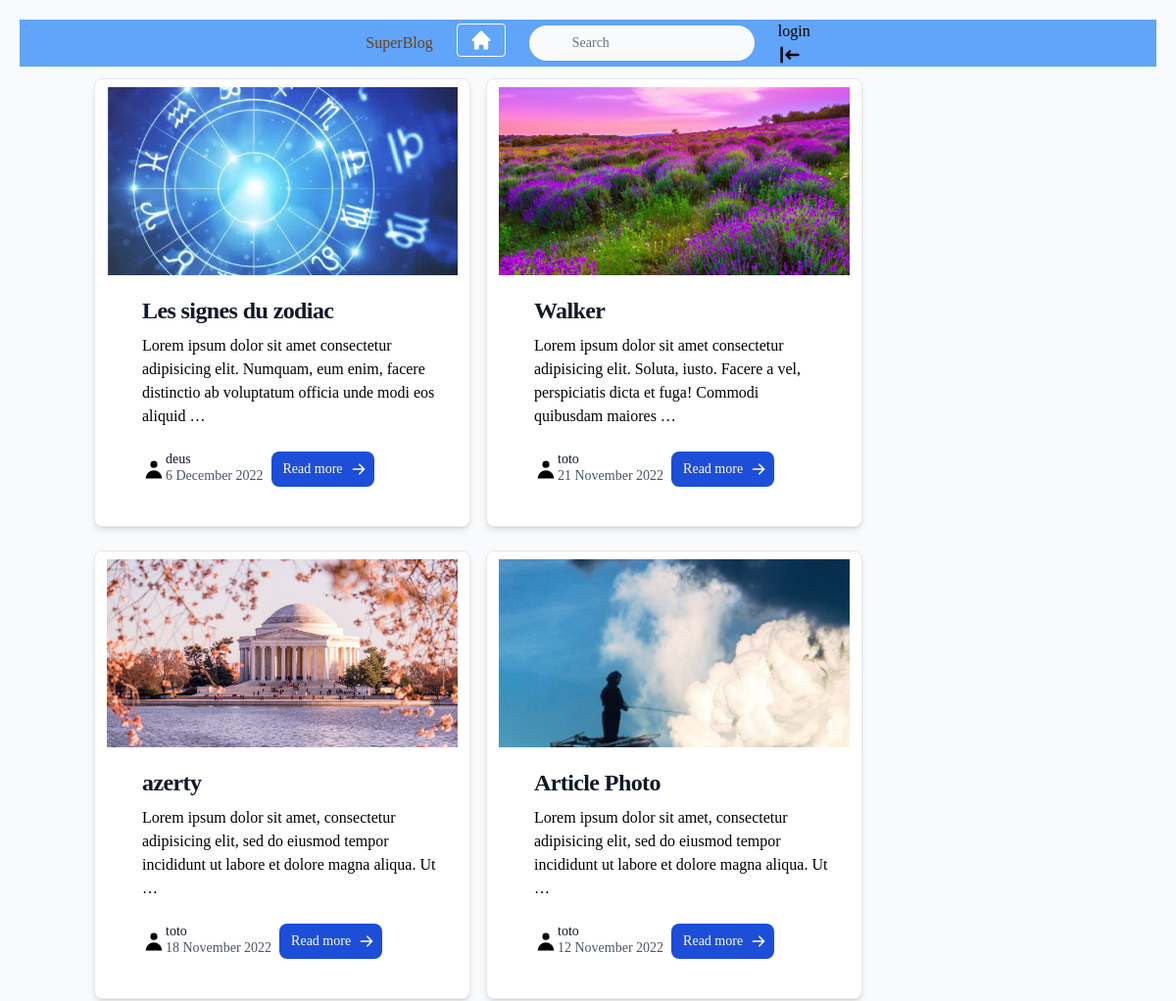
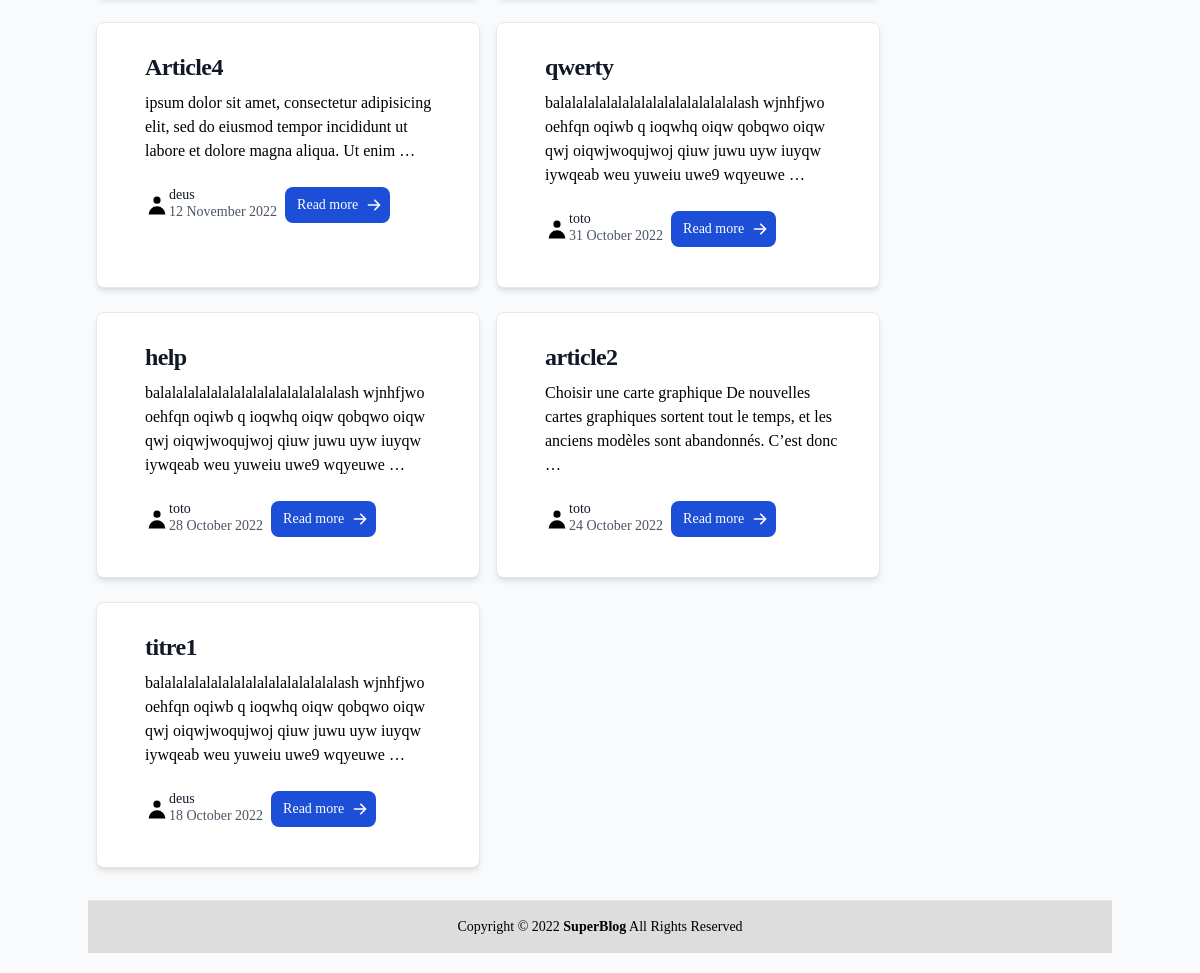
The app's page /search/ with its own data (2 pictures, top to bottom).
### blogs/models.py (models this page shows, shortened)
class Articles(models.Model):
	image = models.ImageField(null=True, blank=True, default=None)
	title=models.CharField(max_length=100, verbose_name='titre de l\'article')
	contenu=models.TextField(verbose_name='Contenu')
	author=models.ForeignKey(User, on_delete=models.SET_NULL, null=True, blank=True)
	published=models.BooleanField(default=False)
	date_pub=models.DateTimeField(auto_now_add=True)
	date_mod=models.DateTimeField(auto_now=True)
	theme=models.ForeignKey(Themes, on_delete=models.SET_NULL, null=True, blank=True)
	tags=models.ManyToManyField(Tags, related_name='articles_tag', blank=True)
	slug = models.SlugField(max_length=255, blank=True)
	likes = models.ManyToManyField(User, related_name='article_like', blank=True)
	enregistrements = models.ManyToManyField(User, related_name='article_save', blank=True)
	class Meta:
		ordering = ['-date_pub']
		verbose_name = "Article"

### utilisateur/models.py (models this page shows, shortened)
class User(AbstractUser):
	profile_photo = models.ImageField(verbose_name='Photo de profil', null=True, blank=True, default=None)
	role = models.CharField(max_length=10, choices=ROLE_CHOICES, verbose_name='Rôle')
	def __str__(self):
		return self.username

### blogs/views.py (the view, shortened to what this page needs)
# urls.py: path('search/', ArticleSearch.as_view(), name="search"),
class ArticleSearch(ListView):
    model = blog.Articles
    context_object_name = "articles"
    template_name = "articles_list.html"
    paginate_by = 10
    def get_queryset(self):
        result = super(ArticleSearch, self).get_queryset()
        query = self.request.GET.get('q')
        return result

### blogs/templates/blogs/articles_list.html (shortened to what this page needs)
{% extends 'base.html' %}
{% block content %}
<section id="blog" class="flex items-center justify-center">
<div class="flex flex-wrap ">
{% for article in articles %}
<div class="space-x-4 p-6 max-w-sm bg-white rounded-lg border border-gray-200 shadow-md hover:bg-gray-400 dark:bg-teal-500 dark:border-gray-700 dark:hover:bg-gray-400 py-2 px-3 mb-3 ml-2 mr-2 mt-3">
    <a href="{% url 'blog:detail' slug=article.slug %}">
       {%if article.image%}
         <img class="h-48 w-full object-cover md:h-48 md:w-full" width="200" height="200" src="{{article.image.url}}">
         {%endif%}
    </a>
    <div class="p-5">
        <a href="{% url 'blog:detail' slug=article.slug %}">
            <h5 class="mb-2 text-2xl font-bold tracking-tight text-gray-900 dark:text-white">{{ article.title }}</h5>
        </a>
        <p class="mb-3 font-normal text-black dark:text-black">{{ article.contenu|truncatewords:20}}</p>
        <div class="flex items-center">
      {%if .article.author.profile_photo%}
         <img width="25" height="25" src="{{article.author.profile_photo.url}}">
{%else%}<svg class="w-6 h-6" fill="currentColor" viewBox="0 0 20 20" xmlns="http://www.w3.org/2000/svg"><path fill-rule="evenodd" d="M10 9a3 3 0 100-6 3 3 0 000 6zm-7 9a7 7 0 1114 0H3z" clip-rule="evenodd"></path></svg>{%endif%}
      <div class="text-sm">
        <p class="text-gray-900 leading-none">{{ article.author }}</p>
        <p class="text-gray-600">{{ article.date_pub|date:'j F Y' }}</p>
      </div>
        <a href="{% url 'blog:detail' slug=article.slug %}" class="inline-flex items-center py-2 px-3 text-sm font-medium text-center text-white bg-blue-700 rounded-lg hover:bg-blue-800 focus:ring-4 focus:outline-none focus:ring-blue-300 dark:bg-blue-600 dark:hover:bg-blue-700 dark:focus:ring-blue-800 ml-2 mr-2 mt-3 mb-3">
            Read more
        </a>
    </div>
  </div>
</div>
{% empty %}
      <div class="text-gray-900 font-bold text-xl mb-2">Pas d'article</div>
{%endfor%}
</div>
</section>
{% endblock %}

### utilisateur/static/utilisateur/css/style.css (style rules this page uses)
* { box-sizing: border-box; }
body { font-family: Arial; padding: 20px; background: #f1f1f1; background-image: url("/media/bg2.jpg"); background-attachment: fixed; background-size: contain; }

### records on screen
Articles: image (picture), title "Les signes du zodiac", contenu "Lorem ipsum dolor sit amet consectetur adipisicing elit. Numquam, eum enim, facere distinctio ab voluptatum officia unde modi eos aliquid …", author "deus", date_pub "6 December 2022"
Articles: image (picture), title "Walker", contenu "Lorem ipsum dolor sit amet consectetur adipisicing elit. Soluta, iusto. Facere a vel, perspiciatis dicta et fuga! Commodi quibusdam maiores …", author "toto", date_pub "21 November 2022"
Articles: image (picture), title "azerty", contenu "Lorem ipsum dolor sit amet, consectetur adipisicing elit, sed do eiusmod tempor incididunt ut labore et dolore magna aliqua. Ut …", author "toto", date_pub "18 November 2022"
Articles: image (picture), title "Article Photo", contenu "Lorem ipsum dolor sit amet, consectetur adipisicing elit, sed do eiusmod tempor incididunt ut labore et dolore magna aliqua. Ut …", author "toto", date_pub "12 November 2022"
Articles: title "Article4", contenu "ipsum dolor sit amet, consectetur adipisicing elit, sed do eiusmod tempor incididunt ut labore et dolore magna aliqua. Ut enim …", author "deus", date_pub "12 November 2022"
Articles: title "qwerty", contenu "balalalalalalalalalalalalalalalalash wjnhfjwo oehfqn oqiwb q ioqwhq oiqw qobqwo oiqw qwj oiqwjwoqujwoj qiuw juwu uyw iuyqw iywqeab weu yuweiu uwe9 wqyeuwe …", author "toto", date_pub "31 October 2022"
Articles: title "help", contenu "balalalalalalalalalalalalalalalalash wjnhfjwo oehfqn oqiwb q ioqwhq oiqw qobqwo oiqw qwj oiqwjwoqujwoj qiuw juwu uyw iuyqw iywqeab weu yuweiu uwe9 wqyeuwe …", author "toto", date_pub "28 October 2022"
Articles: title "article2", contenu "Choisir une carte graphique De nouvelles cartes graphiques sortent tout le temps, et les anciens modèles sont abandonnés. C’est donc …", author "toto", date_pub "24 October 2022"
Articles: title "titre1", contenu "balalalalalalalalalalalalalalalalash wjnhfjwo oehfqn oqiwb q ioqwhq oiqw qobqwo oiqw qwj oiqwjwoqujwoj qiuw juwu uyw iuyqw iywqeab weu yuweiu uwe9 wqyeuwe …", author "deus", date_pub "18 October 2022"
